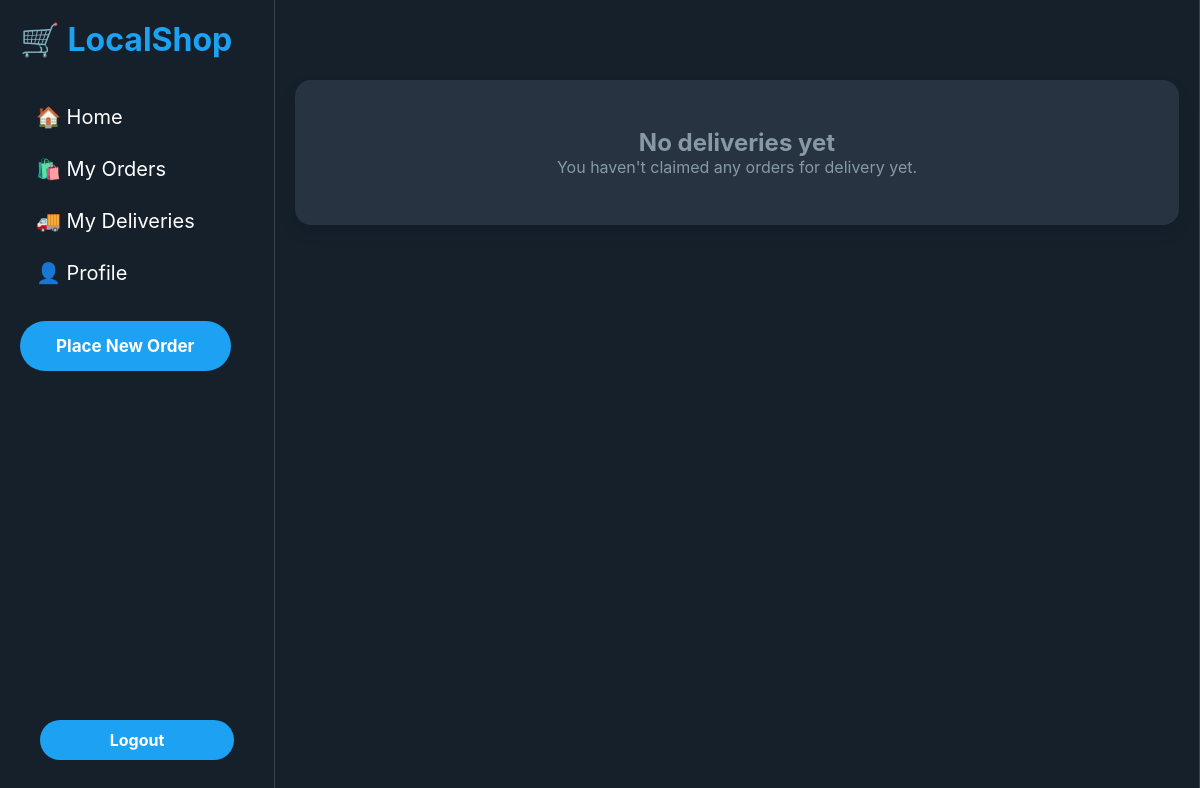
/deliveries/ (signed in), run on an earlier commit of the app's database.
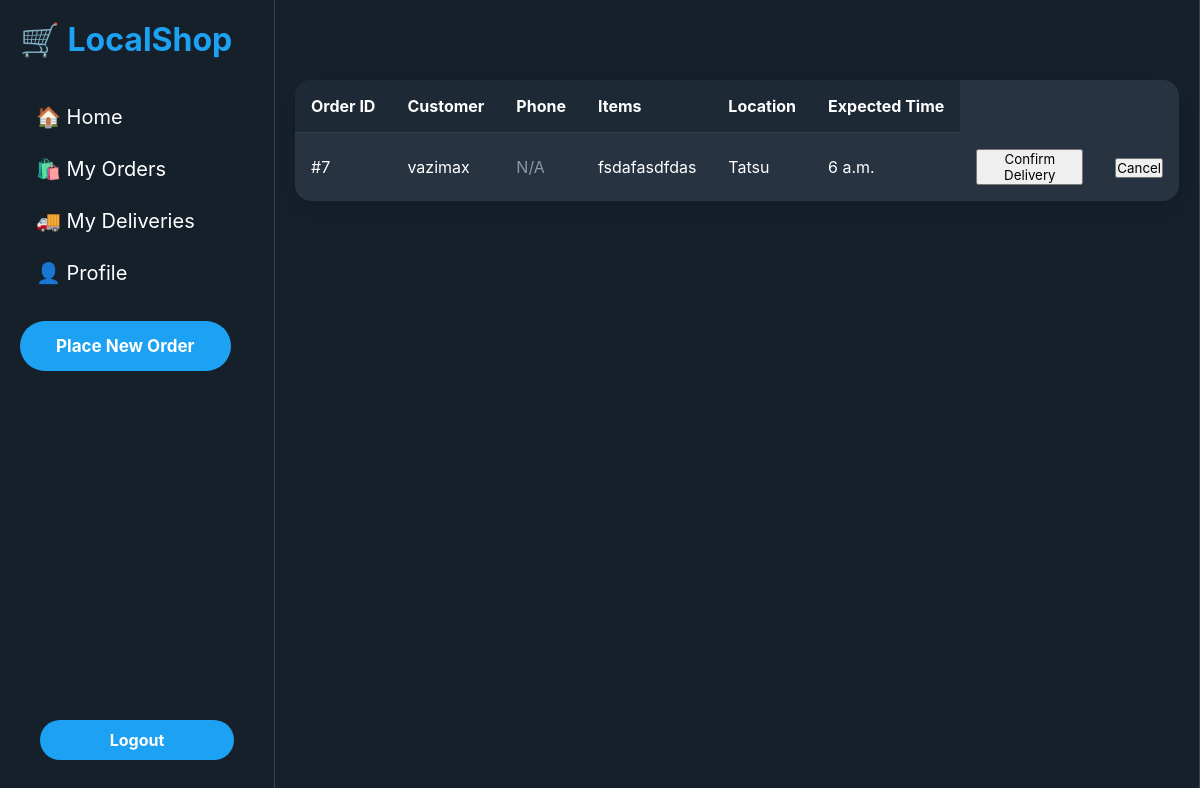
And on a later commit of the database.
### orders/models.py (models this page shows, shortened)
class Order(models.Model):
    CATEGORY_CHOICES = [
        ('groceries', 'Groceries'),
        ('food', 'Food'),
        ('other', 'Other')
    ]
    user = models.ForeignKey(User, on_delete=models.CASCADE, related_name='orders')
    location = models.CharField(max_length=255)
    items = models.TextField()
    preferred_delivery_time = models.TimeField()
    category = models.CharField(max_length=20, choices=CATEGORY_CHOICES)
    is_claimed = models.BooleanField(default=False)
    delivery_agent = models.ForeignKey(User, null=True, blank=True, on_delete=models.SET_NULL, related_name='deliveries')
    created_at = models.DateTimeField(auto_now_add=True)
    is_confirmed = models.BooleanField(default=False)
    is_delivery_agent_confirmed = models.BooleanField(default=False)
    is_canceled = models.BooleanField(default=False)  # New field
    cancellation_reason = models.CharField(max_length=255, null=True, blank=True)  # New field

### orders/views.py (the view)
# urls.py: path('deliveries/', views.deliveries, name='deliveries'),
@login_required
def deliveries(request):
    claimed_orders = Order.objects.filter(delivery_agent=request.user)
    return render(request, 'orders/deliveries.html', {'claimed_orders': claimed_orders})

### orders/templates/orders/deliveries.html (shortened to what this page needs)
{% extends 'base.html' %}
{% load static %}
{% block content %}
{% load static %}
<!DOCTYPE html>
<html lang="en">
<head>
</head>
<body>
    <div class="main-content">
        <div class="deliveries-container">
            {% if claimed_orders %}
            <table class="deliveries-table">
                <thead>
                    <tr>
                        <th>Order ID</th>
                        <th>Customer</th>
                        <th>Phone</th>
                        <th>Items</th>
                        <th>Location</th>
                        <th>Expected Time</th>
                    </tr>
                </thead>
                <tbody>
                    {% for order in claimed_orders %}
                    <tr>
                        <td>#{{ order.id }}</td>
                        <td>{{ order.user.username }}</td>
                        <td>
                            {% if order.user.profile.phone_number %}
                                <a href="tel:{{ order.user.profile.phone_number }}" class="contact-info">
                                    {{ order.user.profile.phone_number }}
                                </a>
                            {% else %}
                                <span style="color: var(--twitter-light-gray)">N/A</span>
                            {% endif %}
                        </td>
                        <td>{{ order.items }}</td>
                        <td>{{ order.location }}</td>
                        <td>{{ order.preferred_delivery_time }}</td>
                        <td>
                            {% if order.delivery_agent == request.user and not order.is_delivery_agent_confirmed %}
                                <a href="{% url 'confirm_delivery_agent' order.id %}">
                                    <button class="confirm-button">Confirm Delivery</button>
                                </a>
                            {% elif order.is_delivery_agent_confirmed %}
                                <span>Agent Confirmed</span>
                            {% endif %}
                        </td>
                        <td>
                            {% if order.delivery_agent == user and not order.is_delivery_agent_confirmed %}
                                <a href="{% url 'confirm_cancel_order' order.id %}" class="cancel-link">
                                    <button class="cancel-button">Cancel</button>
                                </a>
                            {% endif %}
                        </td>
                    </tr>
                    {% endfor %}
                </tbody>
            </table>
            {% else %}
            <div class="empty-state">
                <h2>No deliveries yet</h2>
                <p>You haven't claimed any orders for delivery yet.</p>
            </div>
            {% endif %}
        </div>
    </div>
</body>
</html>
{% endblock %}

What changed in the data, as far as the page shows it:
added Order: id "7", user.username "vazimax", shows "N/A", items "fsdafasdfdas", location "Tatsu", preferred_delivery_time "6 a.m.", is_delivery_agent_confirmed "Confirm Delivery"
Also different on the page:
text no longer shown: "No deliveries yet You haven't claimed any orders for delivery yet."
text now shown: "Order ID Customer Phone Items Location Expected Time"
